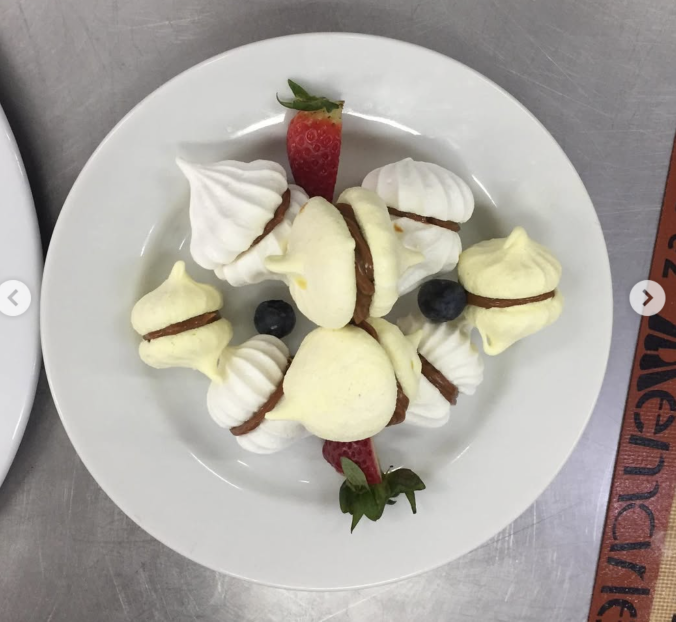
#> input picture images/foto1.png, 1351 x 1243 px (shown at 1/2 size)
$ python convert_instagram_images.py
#> lines starting #> are read from the running program, lines starting #| are printed output that depends on the picture
from PIL import Image
from pathlib import Path
from pillow_heif import register_heif_opener

register_heif_opener()
#> (this line was passed over: pillow_heif is not available in this run)

files = [
    Path('images/foto1.png'),
    Path('images/foto2.png'),
    Path('images/foto3.png'),
    Path('images/foto4.png'),
    Path('images/foto5.HEIC'),
    Path('images/foto6.HEIC'),
]

for src in files:
    print(f'processing {src}')
    img = Image.open(src).convert('RGB')
    img = img.resize((900, 900), Image.Resampling.LANCZOS)
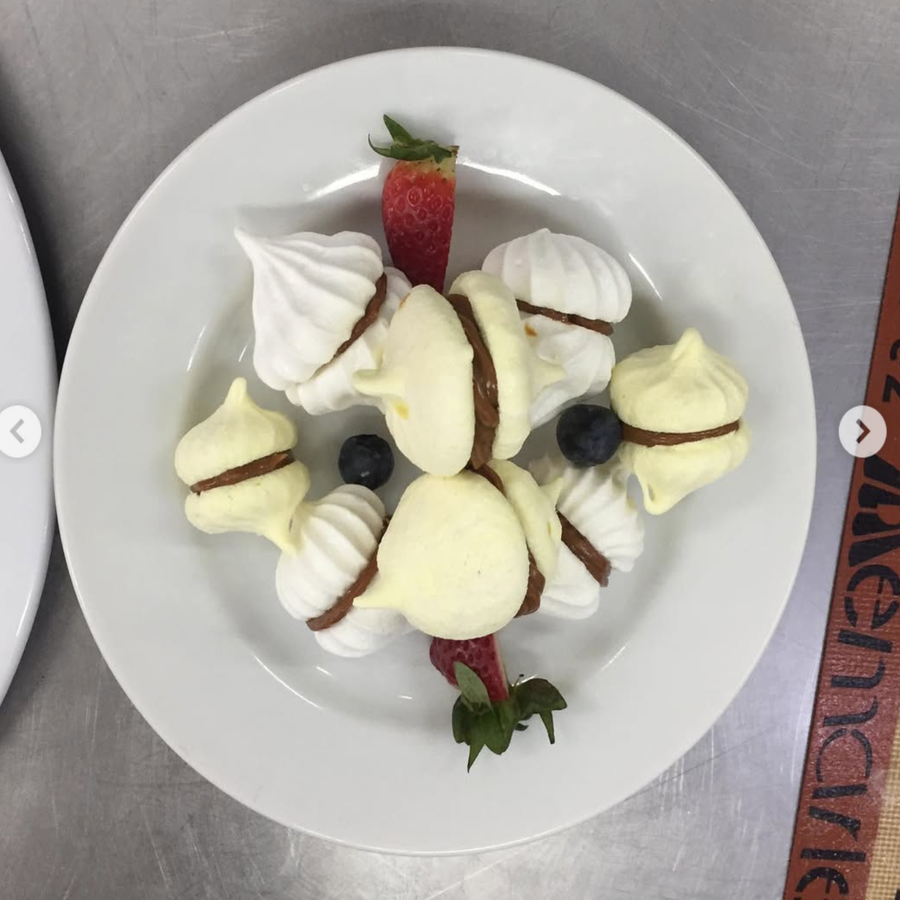
#> img: PIL image 900x900 RGB; mean R, G, B 171.3, 166.2, 159.1
    out = src.with_suffix('.webp')
    img.save(out, 'WEBP', quality=78, optimize=True)
    print(f' -> {out} ({out.stat().st_size / 1024:.1f} KB)')
#> pass 2 of the loop `for src in files:`:
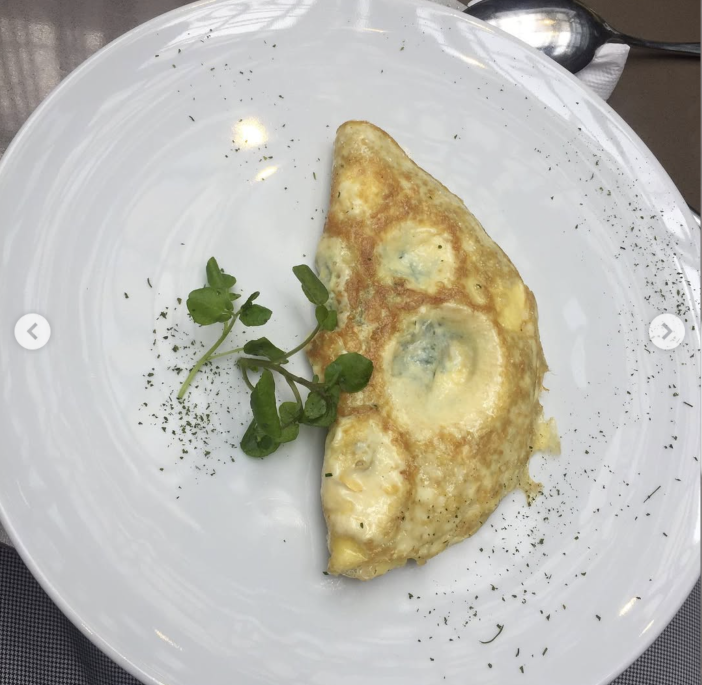
#> input picture images/foto2.png, 1403 x 1370 px (shown at 1/2 size)
#> `img = img.resize((900, 900), Image.Resampling.LANCZOS)`:
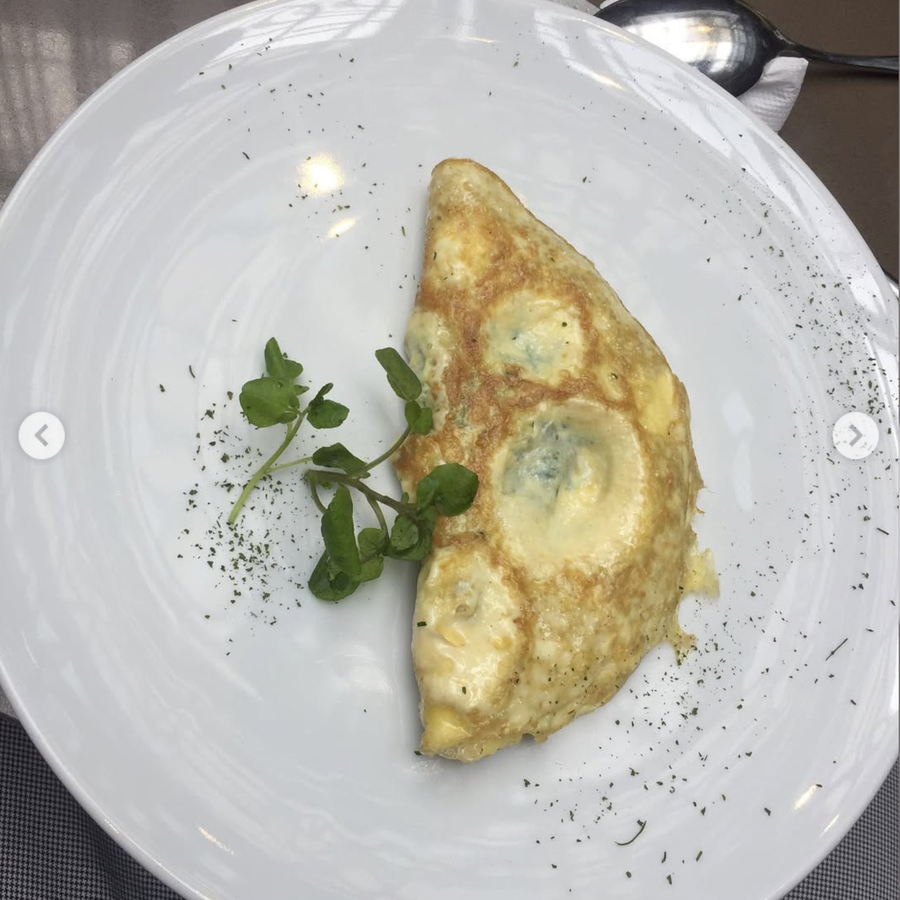
#> img: PIL image 900x900 RGB; mean R, G, B 186.8, 184.3, 174.9
#> pass 3 of the loop `for src in files:`:
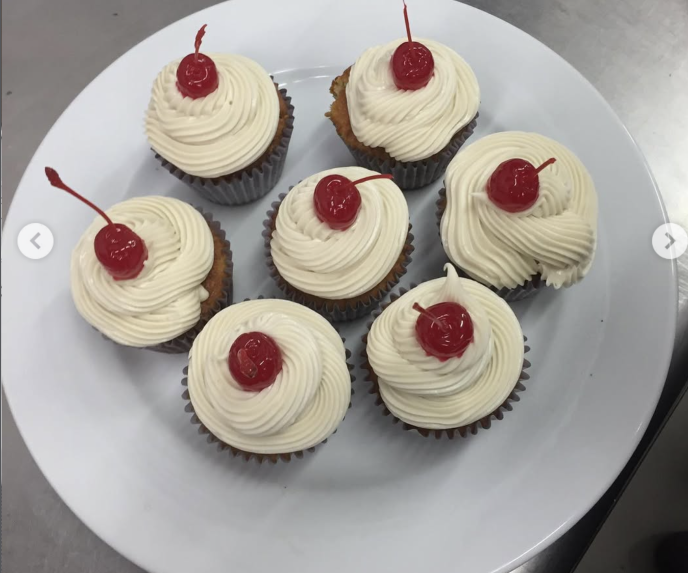
#> input picture images/foto3.png, 1376 x 1146 px (shown at 1/2 size)
#> `img = img.resize((900, 900), Image.Resampling.LANCZOS)`:
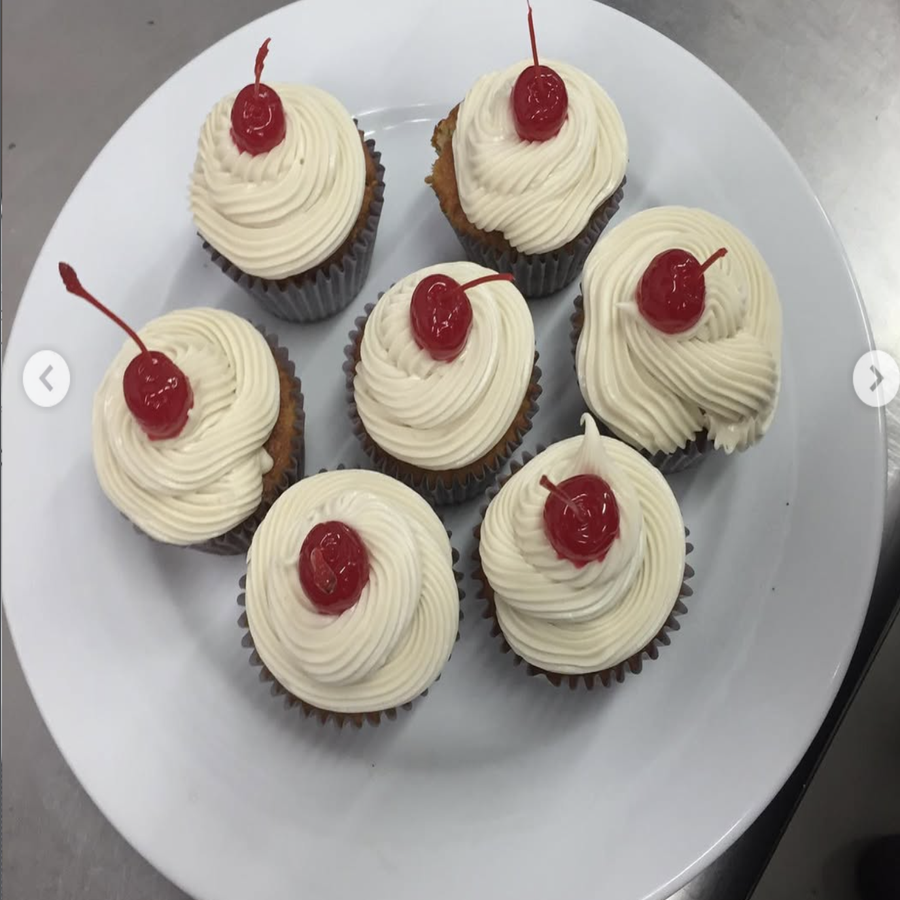
#> img: PIL image 900x900 RGB; mean R, G, B 164.8, 159.4, 153.6
#> (the run stopped early here; a loop or call above may not have finished)
